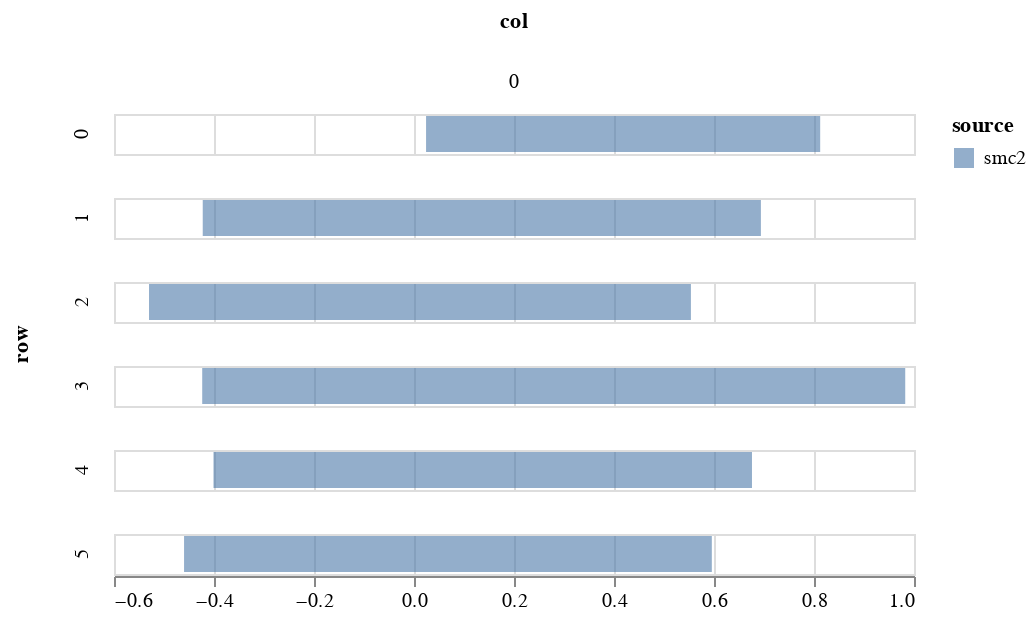

Here is the notebook cell this chart was saved with:
### Markdown cell above
## Plot MCMC samples

### Code cell
param = 'beta'
df = get_post_df(ps_smc2[param])
df_quant = df.groupby(['row', 'col'])[['value']].quantile(0.025).reset_index()
df_quant.rename({'value':'q1'}, axis=1, inplace=True)
df_quant2 = df.groupby(['row', 'col'])[['value']].quantile(0.975).reset_index()
df_quant2.rename({'value':'q2'}, axis=1, inplace=True)

df = df_quant.merge(df_quant2, on=['row', 'col'])

# simple quantile chart
df['source'] = 'smc2'
c1 = alt.Chart(df).mark_bar(opacity=0.6).encode(
        alt.X('q1', title=None),
        alt.X2('q2', title=None),
        alt.Row('row'),
        alt.Column('col'),
        alt.Color('source')
)
c1

### Figure 1 — Vega-Lite specification as saved in the notebook (floating-point values rounded to 4 significant figures)
{"config": {"view": {"continuousWidth": 400, "continuousHeight": 300}}, "data": {"name": "data-200d65e589830abab36ed04fd825bee5"}, "mark": {"type": "bar", "opacity": 0.6}, "encoding": {"color": {"type": "nominal", "field": "source"}, "column": {"type": "quantitative", "field": "col"}, "row": {"type": "quantitative", "field": "row"}, "x": {"type": "quantitative", "field": "q1", "title": null}, "x2": {"field": "q2", "title": null}}, "$schema": "https://vega.github.io/schema/vega-lite/v4.8.1.json", "datasets": {"data-200d65e589830abab36ed04fd825bee5": [{"row": 0, "col": 0, "q1": 0.02414, "q2": 0.8124, "source": "smc2"}, {"row": 1, "col": 0, "q1": -0.4225, "q2": 0.6938, "source": "smc2"}, {"row": 2, "col": 0, "q1": -0.53, "q2": 0.5538, "source": "smc2"}, {"row": 3, "col": 0, "q1": -0.4236, "q2": 0.9825, "source": "smc2"}, {"row": 4, "col": 0, "q1": -0.401, "q2": 0.676, "source": "smc2"}, {"row": 5, "col": 0, "q1": -0.4599, "q2": 0.5956, "source": "smc2"}]}}
